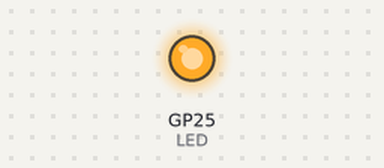
This program was run on a simulated Raspberry Pi Pico running MicroPython. Parts: output pins drawn as LEDs (lit = HIGH). The modem accepts every AT command (registered, SIM ready, sends succeed) and sends nothing else; the modem answers ERROR to commands that open or use a data connection; what the program prints to the serial console is not drawn.

Above: at 0.1 s.
At 1.1 s:
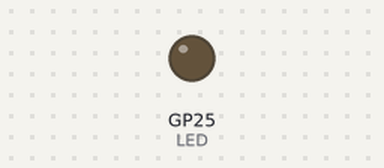
Timing chart, 0 to 2.6 s (numbered marks = the images above):
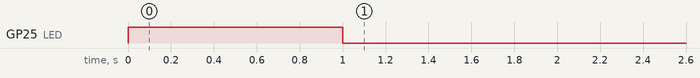

The program:

wifi.py
```python
# TODO
# 树莓派Pico与ESP01S无线WiFi模块
# 采用树莓派Pico开发板UART1串口，这里使用Pin6(物理引脚6)UART1 TX串行通信发送数据线信号线和Pin9(物理引脚12)UART1 RX串行通信接收数据信号线
# https://blog.csdn.net/yuanzywhu/article/details/122626070
'''
ESP01S无线WiFi模块基于ESP8266芯片，其主要特性如下：
•工作电压：+3.3 V(官方手册给出的外接电源参数：2.7V~3.6V，Imax>500mA)
•接口：可使用AT命令与UART串口进行串行通信
•集成TCP/IP协议栈
•802.11 b/g /n通信协议
•使用时无须接外部元件
ESP01S模块通过其TX和RX串口引脚与树莓派Pico进行通信，ESP01S模块接口信号引脚说明如下：
(1) VCC：3.3V电源
(2) GND：接地
(3) GPIO0-Flash：GPIO引脚，将该引脚连接到+3.3V为运行模式，连接到GND为下载模式
(4) GPIO2：GPIO引脚
(5) RST/GPIO16：复位引脚(若使用ESP01模块，运行模式须将该引脚上拉接；若使用ESP01S模块，运行模式可将该引脚悬空)
(6) EN/CH_PD：芯片使能引脚(若使用ESP01模块，运行模式须将该引脚上拉接；若使用ESP01S模块，运行模式可将该引脚悬空)
(7) TX/GPIO0：串行数据发送信号
(8) RX/GPIO3：串行数据接收信号
从ESP01S无线WiFi模块知，ESP-01S无线WiFi模块供电电压范围为2.7V-3.6V，最大电流Imax>500mA。树莓派Pico硬件接口扩展引脚3V3(OUT)为3.3V直流电源，我们可用该直流电源对ESP-01S无线WiFi模块进行供电，但该电源最大输出电流仅有300mA。为确保系统工作更加稳定可靠，这里采用带开关电池盒的两节5号电池串联对ESP01S无线WiFi模块进行供电(见图2)。当然，我们也可直接用3.0V-3.6V直流稳压电源对ESP01S供电，或者将4.75V-12V 直流稳压电源(如5V直流电压)连接到ASM1117三端稳压器模块的输入端在输出端产生3.3V电源对ESP-01S进行供电等(ASM1117：输入电压范围4.75V~12V, 输出电压3.3V)。
在图2中，树莓派Pico扩展口与ESP01S无线WiFi连接信号如下：Pico UART1 RX与ESP01S TX连接，Pico UART1 TX与ESP01S RX连接，Pico GND、ESP01S GND都和电池盒电源的负极(黑线)共地连接，ESP01S VCC与电池盒电源的正极(红线)连接。
设Pico UART1串口通信速率为115200 bps，采用MicroPython对Pico UART1串口进行初始化设置的程序片段如下：

2、ESP01S无线WiFi模块使用方法
(1) ESP01S连接WiFi
ESP01S连接WiFi，也就是上网用的无线信号，假设当前现场使用的无线信号(网络热点ssid)为H3C_202，密码(psw)为abcde12345。使用AT命令。
Step 1： AT+RST。ESP01S复位，延时不少于2s。
Step 2：AT+CWMODE=1。设置Station模式，需延时不少于2.5s。
Step 3：AT+CIPMUX=0。设置单路连接模式，延时不少于1s。
Step 4：AT+CWJAP=”H3C_202”,”abcde12345”。连接WiFi延时时间要长一些，建议测试延时不少于8秒。
'''
#------------------------------------------------------
# 基于树莓派Pico和ESP01S无线WiFi模块的通信程序示例
#------------------------------------------------------
from machine import Pin, UART
import utime
uart1 = UART(1,baudrate=115200,rx=Pin(9),tx=Pin(4))   #ESP01S出厂时的波特率为115200(OR UART0:0,1,0)
LED = Pin(25, Pin.OUT)
LED.value(1)
utime.sleep(1)
LED.value(0)
# 定义树莓派Pico+ESP01S无线模块连接到WiFi函数
# 向树莓派Pico的ESP01S无线模块发送AT命令，连接到本地可用的WiFi
def ConnectToWiFi():
    uart1.write("AT+RST\r\n")         # 复位ESP01S无线模块
    utime.sleep(2)

    uart1.write("AT+CWMODE=1\r\n")    # 使用Station模式
    utime.sleep(3)

    uart1.write("AT+CIPMUX=0\r\n")    # 0:使用单连接模式
    utime.sleep(1)

    uart1.write('''AT+CWJAP="H3C_202","abcde12345"\r\n''')
    # 连接网络热点，ssid：H3C_202, psw：abcde12345
    utime.sleep(10)    # 延时10s

    # uart1.write("AT+CWLAP")    # 不是必须
    # utime.sleep(1)
    uart1.write('''AT+CIPSTART="UDP","192.168.124.2",5000,5000,2\r\n''')
    # 192.168.124.2为本人智能手机使用的IP地址
    # 192.168.124.6为Pico+ESP01使用的IP地址
    utime.sleep(4)
ConnectToWiFi()
# 执行循环主程序
while True:
    if uart1.any():   # 判断是否有数据可以接收
        buffer = uart1.readline()       # 读取字符串数据
        data = buffer.decode('utf-8')   # 以UTF-8编码格式对buffer字符串进行解码
        print(data)
    if data.find("开灯")>0:    # 若查找接收到的字符串为"开灯",则Pico板载LED点亮(未找到返回-1)
        LED.value(1)
    if data.find("关灯")>0:   # 若查找接收到的字符串为"关灯",则Pico板载LED熄灭(未找到返回-1)
        LED.value(0)
```
